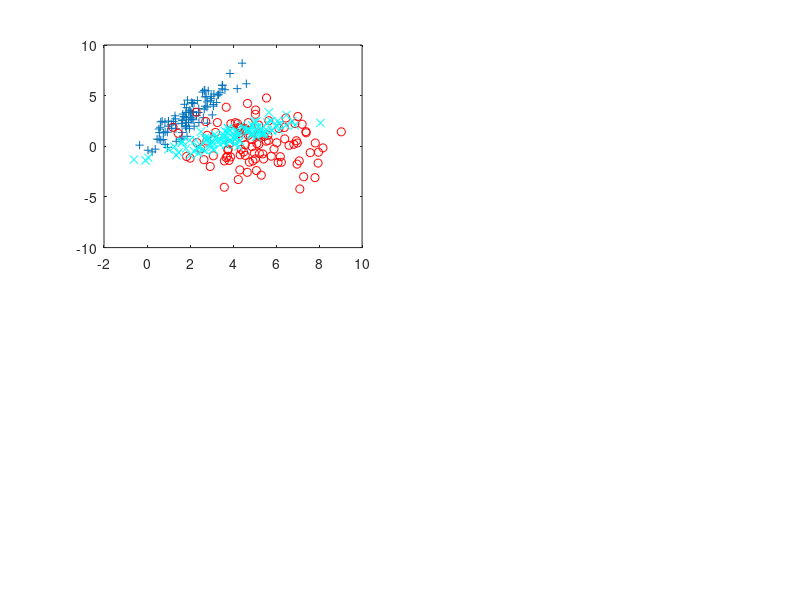

Here is the MATLAB script that generated this plot: (Note: this script raises an error after producing the figure.)
mu1 = [2 3];
SIGMA1 = [1 1.5; 1.5 3];
r1 = mvnrnd(mu1,SIGMA1,100);
figure, subplot(2,2,1);
plot(r1(:,1),r1(:,2),'+')
hold on;
mu2 = [5 0];
SIGMA2 = [3 0; 0 4];
r2 = mvnrnd(mu2,SIGMA2,100);
plot(r2(:,1),r2(:,2),'ro')

mu3 = [4 1];
SIGMA3 = [3 1.5; 1.5 1];
r3 = mvnrnd(mu3,SIGMA3,100);
plot(r3(:,1),r3(:,2),'cx')
r = [r1;r2;r3];

y = [ones(length(r1),1);2*ones(length(r2),1);3*ones(length(r3),1)];

mr =mean(r);
r = bsxfun(@minus,r,mr);

my = mean(y);
y = y-my;

%% PLS
w = r'*y;
w = w / (w'*w);
%hold, line([0,w(1)],[0,w(2)]);
r_new = r*(w*w');
%% Kernel PLS
I = eye(length(unique(y)));
lbl = [];
for i = unique(y')
    indx = find(y==i);
    lbl =  [lbl;repmat(I(i+2,:),length(indx),1)];
end
n = size(r,1);
A=exp(-1*pdist2(r,r));%full(directs_grbf_reg(Y,Y));
% r=dist2(X,X);
% A = exp(-0.5*r);
% clear r;
K = A*A';%get_gram_kernel(A,A);
w = ones(n,1);
w= w*w';
w = eye(n)-w/n;
K = w*K*w';%normalizing K using equation (13) in the paper
[lbl_new,B,T,U] = KPLS(A,K,lbl);
%[~,r_new] = max(lbl_new,[],2);
r_new = lbl_new;
% 
% figure,
% title('T');
% plot3(T(1:100,1),T(1:100,2),T(1:100,3),'b+');
% hold on
% plot3(T(101:200,1),T(101:200,2),T(101:200,3),'ro');
% plot3(T(201:300,1),T(201:300,2),T(201:300,3),'cx');
% 
figure,
title('U');
plot3(U(1:100,1),U(1:100,2),U(1:100,3),'b+');
hold on
plot3(U(101:200,1),U(101:200,2),U(101:200,3),'ro');
plot3(U(201:300,1),U(201:300,2),U(201:300,3),'cx');

W = ((K*U));
figure,
title('W');
% plot3(W(:,1),W(:,2),W(:,3),'r.');
% W = W';
% figure,
% title('W');
% plot3(W(:,1),W(:,2),W(:,3),'b.');

plot3(W(1:100,1),W(1:100,2),W(1:100,3),'b+');
hold on
plot3(W(101:200,1),W(101:200,2),W(101:200,3),'ro');
plot3(W(201:300,1),W(201:300,2),W(201:300,3),'cx');

%% plotting
 subplot(2,2,2)
% plot(r_new(1:100,1),r_new(1:100,2),'b+');
% hold on
% plot(r_new(101:200,1),r_new(101:200,2),'ro');
% plot(r_new(201:300,1),r_new(201:300,2),'cx');

subplot(2,2,3)
plot(r_new(1:100,1),1,'b+');
hold on
plot(r_new(101:200,1),2,'ro');
plot(r_new(201:300,1),3,'cx');

subplot(2,2,4)
plot(r_new(1:100,2)',1,'b+');
hold on
plot(r_new(101:200,2)',2,'ro');
plot(r_new(201:300,2),3,'cx');
return
%%
 GCF = K;
DDT = GCF*GCF';
%         [U, SS, UT] = svd(DDT);
    [U, SS, UT] = svds(DDT, size(GCF,1));
    S = sqrt(SS);
    invS = inv(S);
    U = invS*U'*GCF;
plotting(U',y,0);
